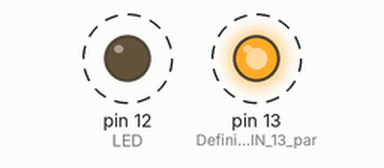
This sketch was run on a simulated Arduino Uno, built with avr-gcc and run on an emulated ATmega328P. Shown: output pins drawn as LEDs (lit = HIGH). Dashed ring = blinking.

Above: at 0.5 s.
Timing chart, 0 to 4.6 s (numbered marks = the images above):
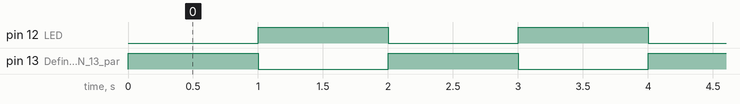

The sketch:

Led_Externe_opposition_phase.ino
```cpp
// the setup function runs once when you press reset or power the board
int LED = 12;

void setup() {
  pinMode(LED_BUILTIN, OUTPUT); // Definition du PIN 13 par défaut pour la LED présente sur la carte
  pinMode(LED, OUTPUT); // Definition du PIN 12 comme sortie pour la LED branchée
}

// the loop function runs over and over again forever
void loop() {
  digitalWrite(LED_BUILTIN, HIGH);  // Mettre la LED builtin sous tension
  digitalWrite(LED, LOW);           // Eteindre la LED externe
  delay(1000);                      // Attendre une seconde
  digitalWrite(LED_BUILTIN, LOW);   // Eteindre la LED builtin
  digitalWrite(LED, HIGH);          // Allumer la LED externe
  delay(1000);                      // Attendre une seconde
}
```

Measured:
- by itself, pin 12 (LED), pin 13 (Definition_du_PIN_13_par): alternates HIGH for 1.0 s and LOW for 1.0 s
